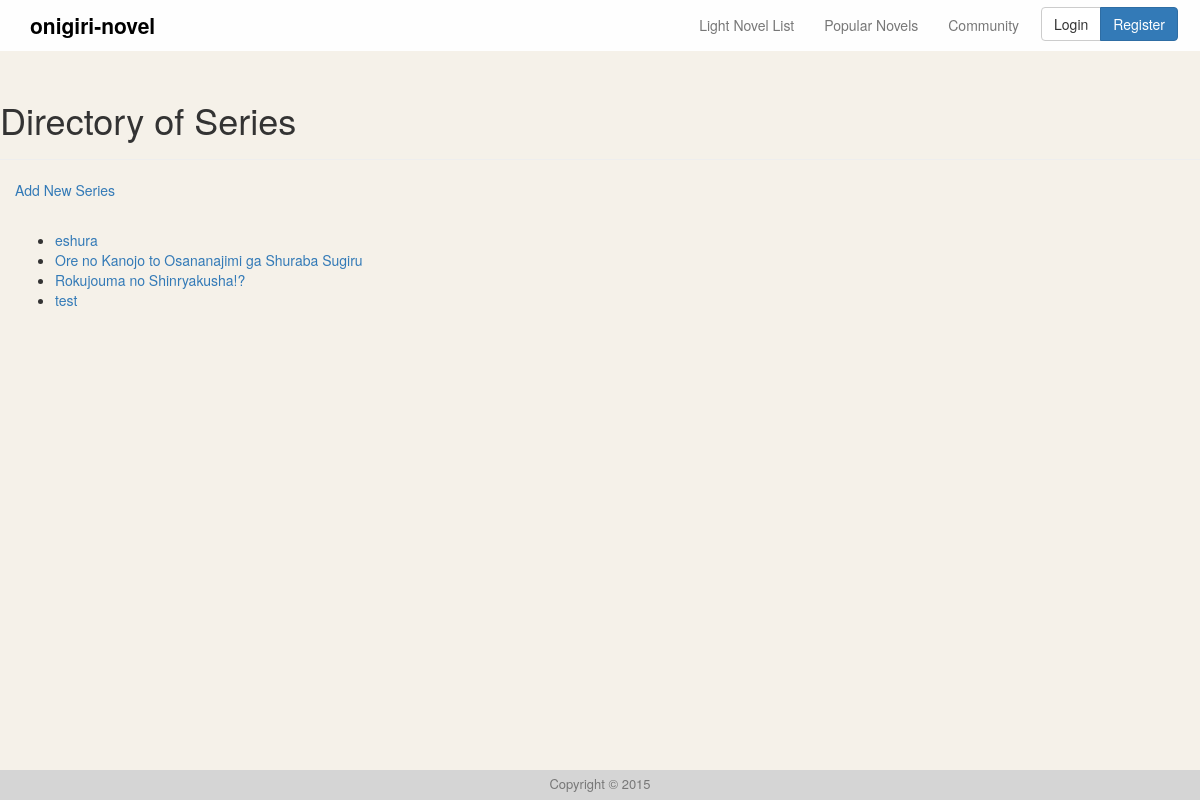
The page /d/ on the database as committed earlier.
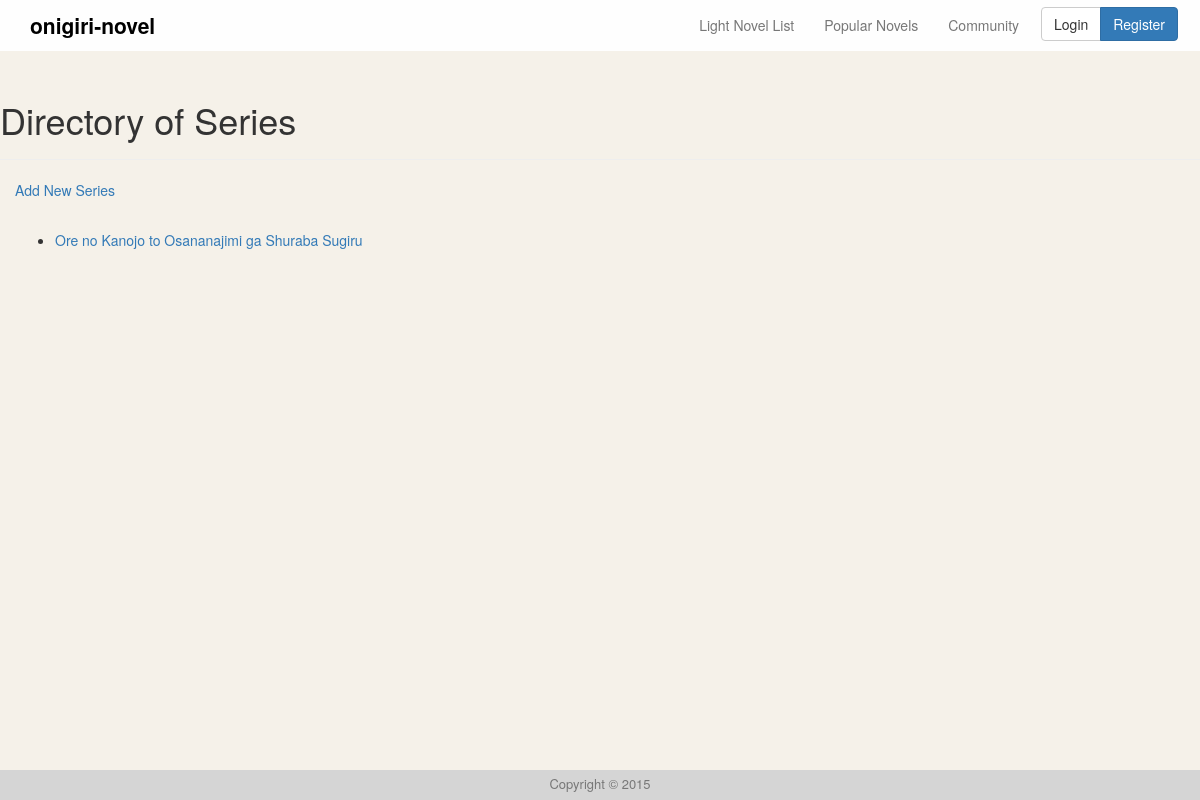
The same page on the database as committed later.
### directory/models.py (models this page shows, shortened)
class Series(models.Model):
    author = models.CharField(max_length=50, default="", verbose_name="Series Author")
    artist = models.CharField(max_length=50, default="", blank=True, verbose_name="Series Illustrator")
    title = models.CharField(max_length=100, default="", verbose_name="Series Title")
    slug = models.SlugField(max_length=100, default="", unique=True)
    views = models.IntegerField(default=0)
    tags = models.ManyToManyField(Tags, blank=True)
    image = models.URLField(blank=True, null=True, verbose_name="Image URL")
    synopsis = models.TextField(blank=True, default="")
    def __unicode__(self):
        return self.title
    class Meta:
        ordering = ['slug']

### directory/views.py (the view)
class SeriesListView(ListView):
    model = Series

### templates/directory/series_list.html
{% extends "includes/base.html" %}
{% block header %}
<div class="page-header">
    <h1>Directory of Series</h1>
</div>
{% endblock %}
{% block content %}
    <p><a href="{% url 'series-add' %}">Add New Series</a></p><br>
    <ul>
    {% for series in series_list %}
        <li><a href="{% url 'series-detail-slug' series.slug %}">{{ series }}</a></li>
    {% endfor %}
    </ul>
{% endblock %}

Rows that differ between the two databases and show on the page:
removed Series: title "eshura"
removed Series: title "Rokujouma no Shinryakusha!?"
removed Series: title "test"
